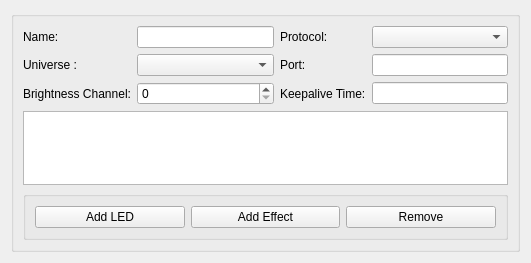
<?xml version="1.0" encoding="UTF-8"?>
<ui version="4.0">
 <class>OpenRGBDMXSettingsEntryUi</class>
 <widget class="QWidget" name="OpenRGBDMXSettingsEntryUi">
  <property name="geometry">
   <rect>
    <x>0</x>
    <y>0</y>
    <width>531</width>
    <height>263</height>
   </rect>
  </property>
  <property name="sizePolicy">
   <sizepolicy hsizetype="Expanding" vsizetype="Expanding">
    <horstretch>0</horstretch>
    <verstretch>0</verstretch>
   </sizepolicy>
  </property>
  <property name="windowTitle">
   <string>E131 settings entry</string>
  </property>
  <layout class="QGridLayout" name="gridLayout">
   <item row="1" column="0">
    <widget class="QGroupBox" name="groupBox">
     <property name="title">
      <string/>
     </property>
     <layout class="QGridLayout" name="gridLayout_2">
      <item row="2" column="0">
       <widget class="QLabel" name="BrightnessLabel">
        <property name="text">
         <string>Brightness Channel:</string>
        </property>
       </widget>
      </item>
      <item row="0" column="1">
       <widget class="QLineEdit" name="NameEdit"/>
      </item>
      <item row="1" column="1">
       <widget class="QComboBox" name="UniverseComboBox"/>
      </item>
      <item row="5" column="0" rowspan="2" colspan="4">
       <widget class="QListWidget" name="LedWidget"/>
      </item>
      <item row="7" column="0" colspan="4">
       <widget class="QGroupBox" name="groupBox_2">
        <property name="title">
         <string/>
        </property>
        <layout class="QGridLayout" name="gridLayout_3">
         <item row="0" column="0">
          <widget class="QPushButton" name="AddLedButton">
           <property name="text">
            <string>Add LED</string>
           </property>
          </widget>
         </item>
         <item row="0" column="2">
          <widget class="QPushButton" name="RemoveButton">
           <property name="text">
            <string>Remove</string>
           </property>
          </widget>
         </item>
         <item row="0" column="1">
          <widget class="QPushButton" name="AddEffectButton">
           <property name="text">
            <string>Add Effect</string>
           </property>
          </widget>
         </item>
        </layout>
       </widget>
      </item>
      <item row="0" column="2">
       <widget class="QLabel" name="ProtocolLabel">
        <property name="text">
         <string>Protocol:</string>
        </property>
       </widget>
      </item>
      <item row="0" column="0">
       <widget class="QLabel" name="NameLabel">
        <property name="text">
         <string>Name:</string>
        </property>
       </widget>
      </item>
      <item row="0" column="3">
       <widget class="QComboBox" name="ProtocolComboBox"/>
      </item>
      <item row="2" column="3">
       <widget class="QLineEdit" name="KeepaliveTimeEdit"/>
      </item>
      <item row="1" column="2">
       <widget class="QLabel" name="PortLabel">
        <property name="text">
         <string>Port:</string>
        </property>
       </widget>
      </item>
      <item row="2" column="2">
       <widget class="QLabel" name="KeepaliveTimeLabel">
        <property name="text">
         <string>Keepalive Time:</string>
        </property>
       </widget>
      </item>
      <item row="2" column="1">
       <widget class="QSpinBox" name="BrightnessSpinBox"/>
      </item>
      <item row="1" column="0">
       <widget class="QLabel" name="UniverseLabel">
        <property name="text">
         <string>Universe :</string>
        </property>
       </widget>
      </item>
      <item row="1" column="3">
       <widget class="QLineEdit" name="PortEdit"/>
      </item>
     </layout>
    </widget>
   </item>
  </layout>
 </widget>
 <resources/>
 <connections/>
</ui>
